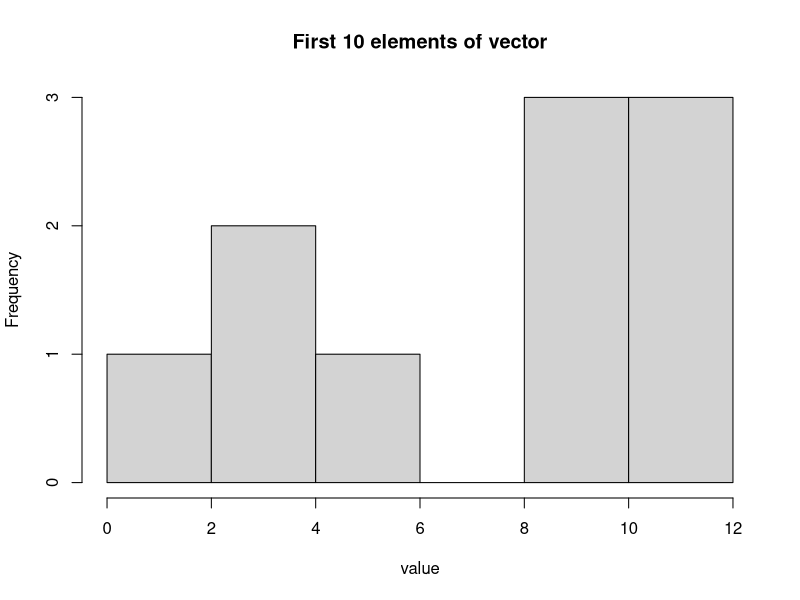
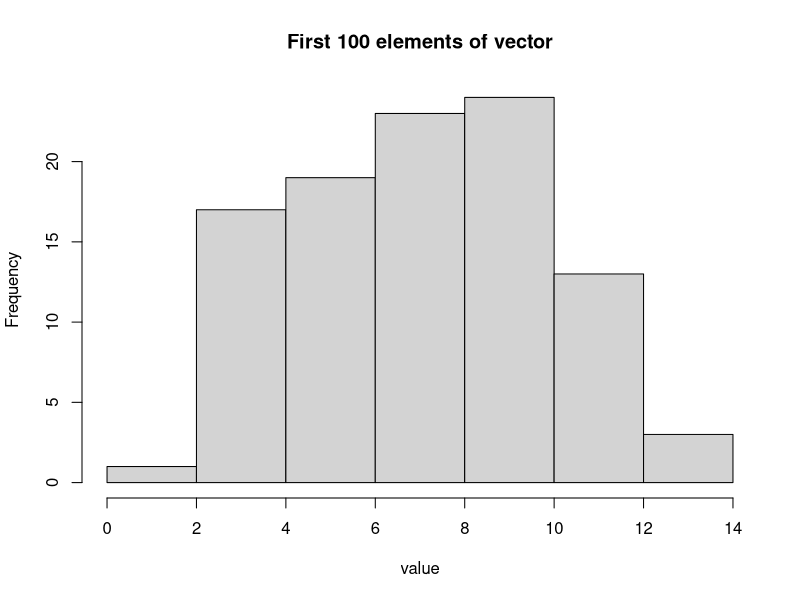
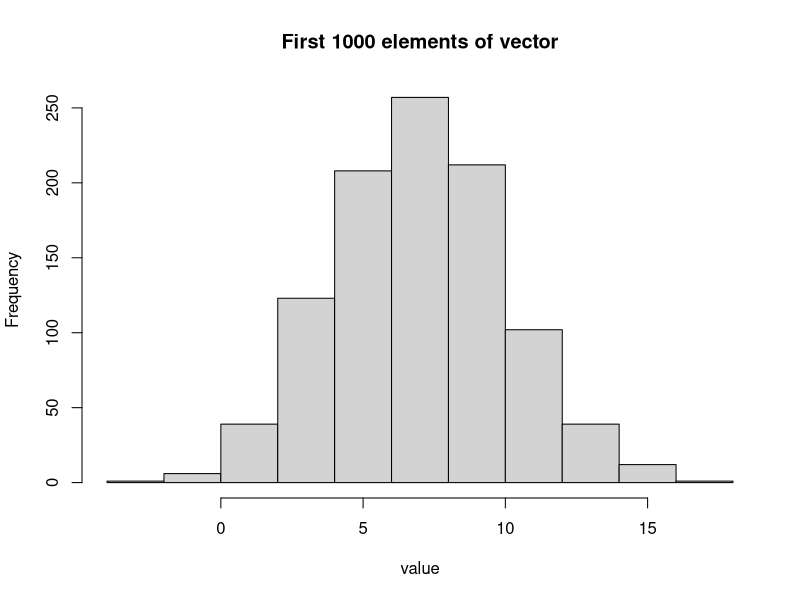
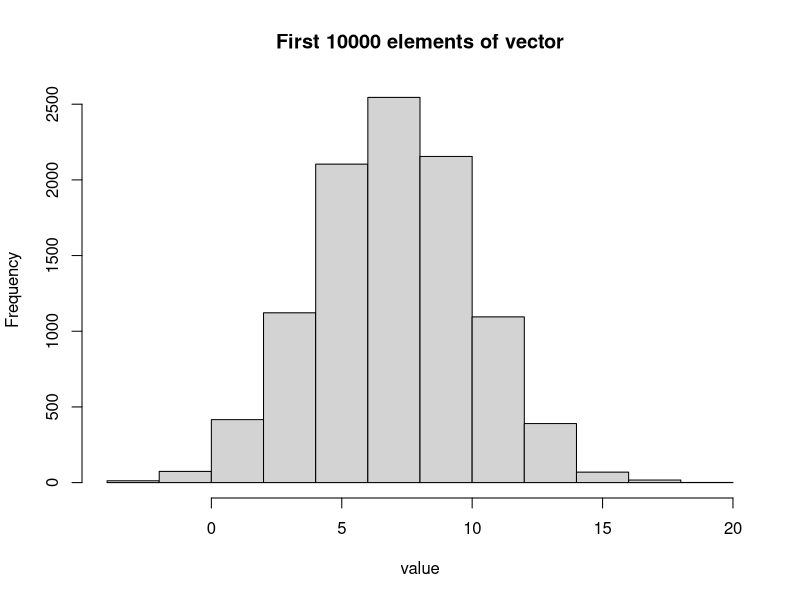
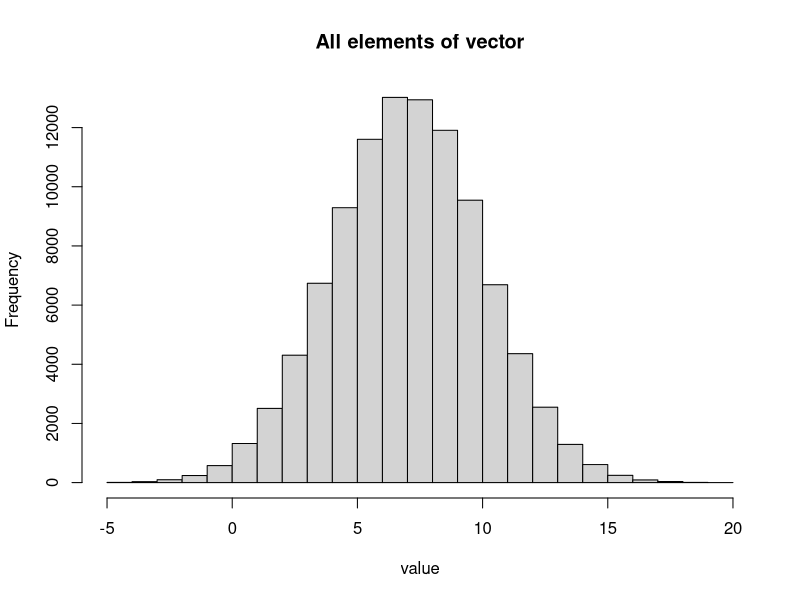
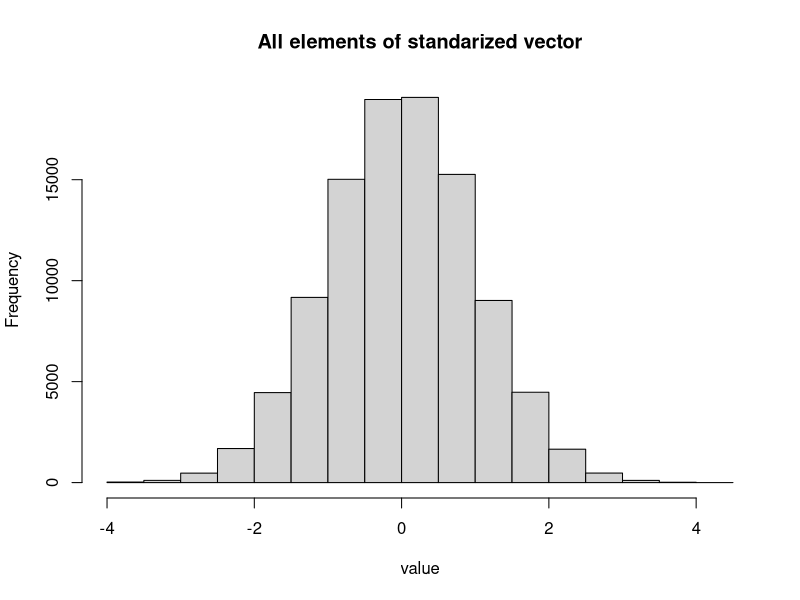
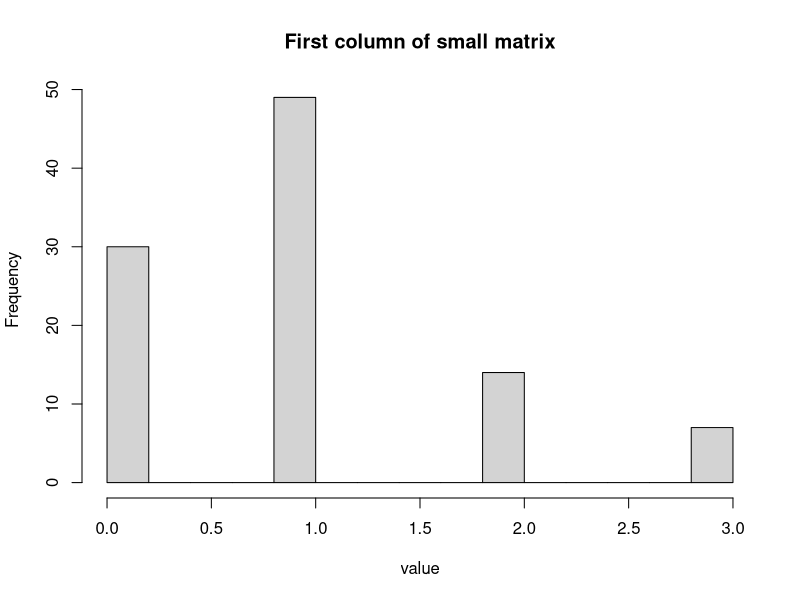
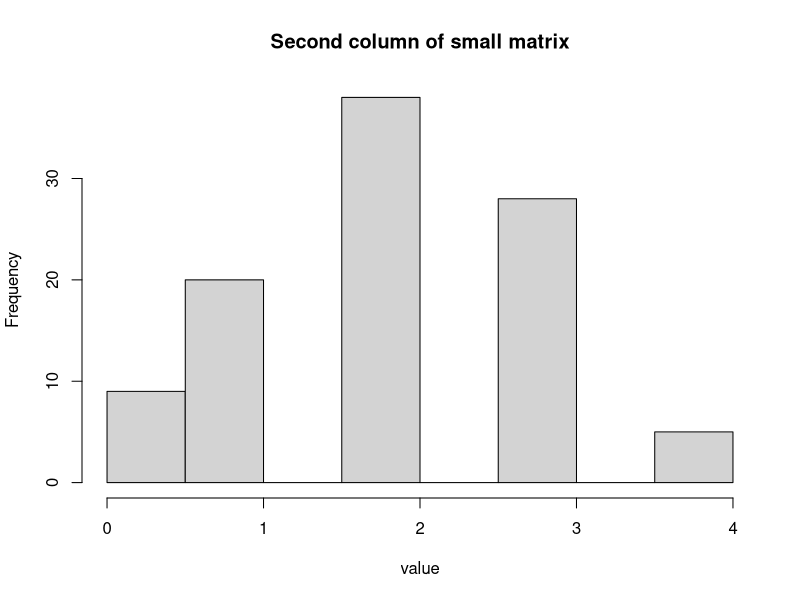

Generate these figures, in order, with R:
## ---- chunk 1
# use rnorm to generate a random Norma distribution of 100000 elements and store
# them in a vector. print out the first 5 elements of the vector.
randNorm <- c(rnorm(100000, 7, 3))
head(randNorm, 5)
## ---- chunk 2
# generate 5 histograms of the first 10, 100, 1000, 10000, 100000 elements of 
# the vector respectively.
tenth <- head(randNorm, 10)
hist(tenth, main = paste("First 10 elements of vector"), xlab = "value")
hundred <- head(randNorm, 100)
hist(hundred, main = paste("First 100 elements of vector"), xlab = "value")
thousand <- head(randNorm, 1000)
hist(thousand, main = paste("First 1000 elements of vector"), xlab = "value")
tenthou <- head(randNorm, 10000)
hist(tenthou, main = paste("First 10000 elements of vector"), xlab = "value")
hist(randNorm, main = paste("All elements of vector"), xlab = "value")
## ---- chunk 3
# standardize the vector of random elements and store the elements in a new 
# vector. generate a histogram of the standarized vector.
total_sd <- (randNorm - mean(randNorm)) / sd(randNorm)
m_rN <- mean(total_sd)
sd_rN <- sd(total_sd)
hist(total_sd, main = paste("All elements of standarized vector"),
     xlab = "value")
## ---- chunk 4
# calculate the percent of simulations from expected Normal(0, 1) and from my
# randomly generated Normal distribution that are above 1.644854 respectively.
percentile <- pnorm(1.644854, mean = 0, sd = 1, lower.tail = FALSE,
                    log.p = FALSE)
my_percentile <- mean(total_sd > 1.644854)
## ---- chunk 5
# calculate the percent of elements that are above 1.644854 of the first 10, 
# 100, 1000, 10000 elements of the standarized vector respectively.
ten_sd <- mean(head(total_sd, 10) > 1.644854)
hund_sd <- mean(head(total_sd, 100) > 1.644854)
thou_sd <- mean(head(total_sd, 1000) > 1.644854)
tentho_sd <- mean(head(total_sd, 10000) > 1.644854)
## ---- chunk 6
# calculate the percentile of the given value in my random simulation of Normal
# distribution. then standarize the given value and calculate the percentile of
# the standarized value in the standarized simulation.
f_percentile <- mean(randNorm < 13.86)
f_standard <- (13.86 - mean(randNorm)) / sd(randNorm)
f_sd_percentile <- mean(total_sd < f_standard)
## ---- chunk 7
extreme <- 2 * pnorm(f_standard, lower.tail = FALSE)
## ---- chunk 8
# create two empty matrices, the smaller one with 100 rows and the larger one
# with 100000 rows, both of the matrices with 4 columns.
my_matrix_s <- matrix(, nrow = 100, ncol = 4)
my_matrix_l <- matrix(, nrow = 100000, ncol = 4)
## ---- chunk 9
# create random Binomial distributions with n = 5 (size) and probability of 0.2,
# 0.4, 0.6, 0.8 respectively, save the simulations in different vectors. fill 
# the matrices with random simulations of different number of trials (size = 100
# for the small matrix and 100000 for the large matrix). print first five rows
# of both matrix.
my_vector_s1 <- c(rbinom(100, 5, 0.2))
my_vector_s2 <- c(rbinom(100, 5, 0.4))
my_vector_s3 <- c(rbinom(100, 5, 0.6))
my_vector_s4 <- c(rbinom(100, 5, 0.8))
my_matrix_s[, 1] <- my_vector_s1
my_matrix_s[, 2] <- my_vector_s2
my_matrix_s[, 3] <- my_vector_s3
my_matrix_s[, 4] <- my_vector_s4

my_vector_l1 <- c(rbinom(100000, 5, 0.2))
my_vector_l2 <- c(rbinom(100000, 5, 0.4))
my_vector_l3 <- c(rbinom(100000, 5, 0.6))
my_vector_l4 <- c(rbinom(100000, 5, 0.8))
my_matrix_l[, 1] <- my_vector_l1
my_matrix_l[, 2] <- my_vector_l2
my_matrix_l[, 3] <- my_vector_l3
my_matrix_l[, 4] <- my_vector_l4

my_matrix_s[1:5, ]
my_matrix_l[1:5, ]
## ---- chunk 10
# create 8 histograms of the columns respectively.
hist(my_vector_s1, main = paste("First column of small matrix"), 
     xlab = "value", breaks = 11)
hist(my_vector_s2, main = paste("Second column of small matrix"), 
     xlab = "value", breaks = 11)
hist(my_vector_s3, main = paste("Third column of small matrix"), 
     xlab = "value", breaks = 11)
hist(my_vector_s4, main = paste("Fourth column of small matrix"),
     xlab = "value", breaks = 11)

hist(my_vector_l1, main = paste("First column of large matrix"), 
     xlab = "value", breaks = 11)
hist(my_vector_l2, main = paste("Second column of large matrix"), 
     xlab = "value", breaks = 11)
hist(my_vector_l3, main = paste("Third column of large matrix"), 
     xlab = "value", breaks = 11)
hist(my_vector_l4, main = paste("Fourth column of large matrix"),
     xlab = "value", breaks = 11)
## ---- chunk 11
# calculate the mean value of each column for both matrices, and put the results
# in a table.
mean_s1 <- mean(my_vector_s1)
mean_s2 <- mean(my_vector_s2)
mean_s3 <- mean(my_vector_s3)
mean_s4 <- mean(my_vector_s4)
mean_l1 <- mean(my_vector_l1)
mean_l2 <- mean(my_vector_l2)
mean_l3 <- mean(my_vector_l3)
mean_l4 <- mean(my_vector_l4)
mean_table <- matrix(c(mean_s1, mean_s2, mean_s3, mean_s4, mean_l1, mean_l2,
                       mean_l3, mean_l4), ncol=2, byrow = FALSE)
rownames(mean_table) <- c("First column", "Second column", "Third column", 
                          "Fourth column")
colnames(mean_table) <- c("Matrix of 100 rows", "Matrix of 100000 rows")
mean_table <- as.table(mean_table)
mean_table
## ---- chunk 12
# create two empty matrices, the smaller one with 100 rows and the larger one
# with 100000 rows, both of the matrices with 4 columns.
# create random Binomial distributions with n = 1000 (size) and probability of 
# 0.2, 0.4, 0.6, 0.8 respectively, save the simulations in different vectors. 
# fill the matrices with random simulations of different number of trials 
# (size = 100 for the small matrix and 100000 for the large matrix). 
# print first five rows.
# of both matrix.
# create 8 histograms of the columns respectively.
# calculate the mean value of each column for both matrices, and put the results
# in a table.

mod_matrix_s <- matrix(1:400, nrow = 100, ncol = 4)
mod_matrix_l <- matrix(1:400000, nrow = 100000, ncol = 4)

mod_vector_s1 <- c(rbinom(100, 1000, 0.2))
mod_vector_s2 <- c(rbinom(100, 1000, 0.4))
mod_vector_s3 <- c(rbinom(100, 1000, 0.6))
mod_vector_s4 <- c(rbinom(100, 1000, 0.8))
mod_matrix_s[, 1] <- mod_vector_s1
mod_matrix_s[, 2] <- mod_vector_s2
mod_matrix_s[, 3] <- mod_vector_s3
mod_matrix_s[, 4] <- mod_vector_s4

mod_vector_l1 <- c(rbinom(100000, 1000, 0.2))
mod_vector_l2 <- c(rbinom(100000, 1000, 0.4))
mod_vector_l3 <- c(rbinom(100000, 1000, 0.6))
mod_vector_l4 <- c(rbinom(100000, 1000, 0.8))
mod_matrix_l[, 1] <- mod_vector_l1
mod_matrix_l[, 2] <- mod_vector_l2
mod_matrix_l[, 3] <- mod_vector_l3
mod_matrix_l[, 4] <- mod_vector_l4

mod_matrix_s[1:5, ]
mod_matrix_l[1:5, ]

hist(mod_vector_s1, main = paste("First column of small matrix"), 
     xlab = "value", breaks = 110)
hist(mod_vector_s2, main = paste("Second column of small matrix"), 
     xlab = "value", breaks = 110)
hist(mod_vector_s3, main = paste("Third column of small matrix"), 
     xlab = "value", breaks = 110)
hist(mod_vector_s4, main = paste("Fourth column of small matrix"),
     xlab = "value", breaks = 110)

hist(mod_vector_l1, main = paste("First column of large matrix"), 
     xlab = "value", breaks = 110)
hist(mod_vector_l2, main = paste("Second column of large matrix"), 
     xlab = "value", breaks = 110)
hist(mod_vector_l3, main = paste("Third column of large matrix"), 
     xlab = "value", breaks = 110)
hist(mod_vector_l4, main = paste("Fourth column of large matrix"),
     xlab = "value", breaks = 110)

mod_mean_s1 <- mean(mod_vector_s1)
mod_mean_s2 <- mean(mod_vector_s2)
mod_mean_s3 <- mean(mod_vector_s3)
mod_mean_s4 <- mean(mod_vector_s4)
mod_mean_l1 <- mean(mod_vector_l1)
mod_mean_l2 <- mean(mod_vector_l2)
mod_mean_l3 <- mean(mod_vector_l3)
mod_mean_l4 <- mean(mod_vector_l4)
mod_mean_table <- matrix(c(mod_mean_s1, mod_mean_s2, mod_mean_s3, mod_mean_s4, 
                           mod_mean_l1, mod_mean_l2, mod_mean_l3, mod_mean_l4),
                         ncol=2, byrow = FALSE)
rownames(mod_mean_table) <- c("First column", "Second column", "Third column", 
                          "Fourth column")
colnames(mod_mean_table) <- c("Matrix of 100 rows", "Matrix of 100000 rows")
mod_mean_table <- as.table(mod_mean_table)
## ---- chunk 13
# create five-number summaries of each column in both matrices (with summary 
# method but excluding the mean value). create a table of the 5-number summary.
sum_s1 <- summary(mod_vector_s1)[-4]
sum_s2 <- summary(mod_vector_s2)[-4]
sum_s3 <- summary(mod_vector_s3)[-4]
sum_s4 <- summary(mod_vector_s4)[-4]
sum_l1 <- summary(mod_vector_l1)[-4]
sum_l2 <- summary(mod_vector_l2)[-4]
sum_l3 <- summary(mod_vector_l3)[-4]
sum_l4 <- summary(mod_vector_l4)[-4]

sum_table <- rbind(sum_s1, sum_s2, sum_s3, sum_s4, sum_l1, sum_l2, sum_l3,
                   sum_l4)
colnames(sum_table) <- c("Min", "First Quantile", "Median", "Third Quantile", 
                         "Max")
rownames(sum_table) <- c("First col of small matrix", 
                         "Second col of small matrix", 
                         "Third col of small matrix", 
                         "Fourth col of small matrix", 
                         "First col of large matrix", 
                         "Second col of large matrix", 
                         "Third col of large matrix", 
                         "Fourth col of large matrix")
sum_table <- as.table(sum_table)
sum_table
